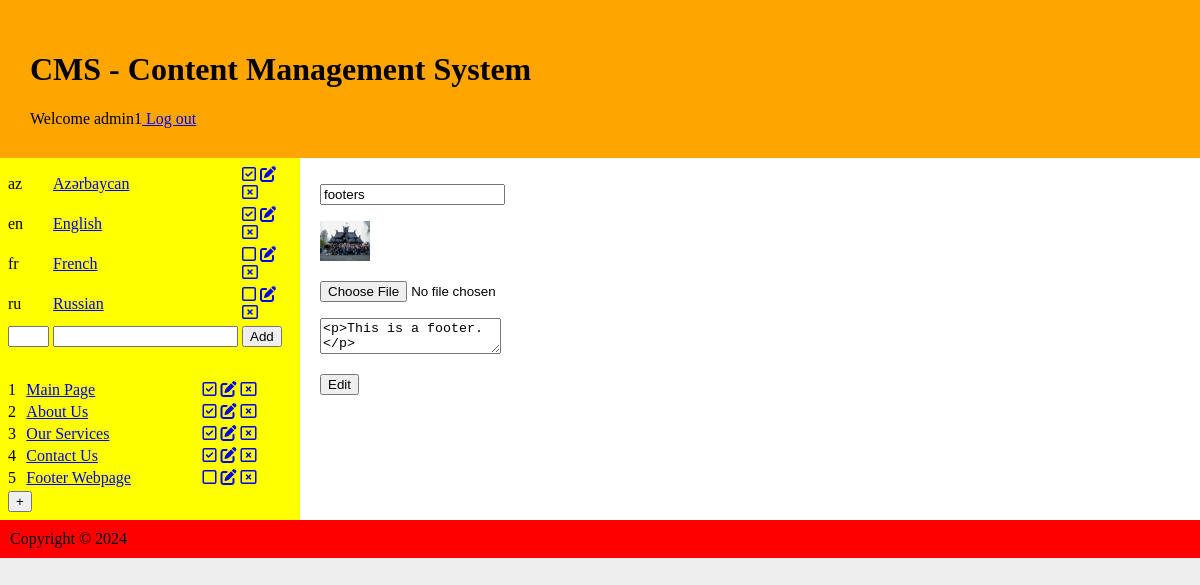
Screenshot of /admin/index.php?lang=2&action=ccheck&page=20 (signed in) with the database file from the repository.
### tables this page shows
CREATE TABLE `language` (
  `id` int(11) NOT NULL,
  `short` char(2) NOT NULL,
  `full` varchar(16) NOT NULL,
  `status` int(11) NOT NULL
);

CREATE TABLE `menu` (
  `id` int(11) NOT NULL,
  `lang` int(11) NOT NULL,
  `name` varchar(128) DEFAULT NULL,
  `order` int(11) NOT NULL,
  `status` int(11) NOT NULL
);

CREATE TABLE `content` (
  `id` int(11) NOT NULL,
  `menu` int(11) NOT NULL,
  `title` varchar(128) NOT NULL,
  `text` text NOT NULL,
  `image` varchar(32) NOT NULL
);

### admin/index.php (the view, shortened to what this page needs)
<?php
require_once "../db.php";
require_once "upload.php";
if ($action == "ldel") {
    $sql = "DELETE FROM `language` WHERE `id`=$lid";
} elseif ($action == "ladd" && $lshort != '' && $lfull != '') {
    $sql = "INSERT INTO `language` (`short`, `full`, `status`) VALUES ('$lshort', '$lfull', 0)";
    header("Location: index.php");
} elseif ($action == "lcheck") {
    $sql = "UPDATE `language` SET `status`=" . (1 - $lstatus) . " WHERE `id`=$lid";
} elseif ($action == "ledit") {
    $laction = 'lupdate';
    $lbutton = 'Edit';
} elseif ($action == "lupdate") {
    $sql = "UPDATE `language` SET `short`='$lshort', `full`='$lfull'  WHERE `id`=$lid";
    header("Location: index.php");
} elseif ($action == "mdel") {
    $sql = "DELETE FROM `menu` WHERE `id`=$mid";
} elseif ($action == "madd" && $morder != '' && $mname != '') {
    $sql = "INSERT INTO `menu` (`lang`, `order`, `name`, `status`) VALUES ($lang, '$morder', '$mname', 0)";
    header("Location: index.php");
} elseif ($action == "mcheck") {
    $sql = "UPDATE `menu` SET `status`=" . (1 - $mstatus) . " WHERE `id`=$mid";
} elseif ($action == "medit") {
    $maction = 'mupdate';
    $mbutton = 'Edit';
    $openModal = 'showmodal()';
} elseif ($action == "mupdate") {
    $sql = "UPDATE `menu` SET `order`='$morder', `name`='$mname'  WHERE `id`=$mid";
    header("Location: index.php");
} elseif ($action == "ccheck") {
    $sql = "SELECT `id` FROM `content` WHERE `menu`=$page";
    if (mysqli_num_rows(mysqli_query($conn, $sql))) {
        $cbutton = 'Edit';
    }
} elseif ($action == "cadd") {
    $picture = $file ?? "";
    $sql = "INSERT INTO `content` (`menu`, `title`, `text`, `image`) VALUES ($page, '$ctitle', '$ctext', '$picture')";
    header("Location: index.php");
} elseif ($action == "cupdate") {
    $picture = $file ?? "";
    $sql = "UPDATE `content` SET `title`='$ctitle', `text`='$ctext', `image`='$picture'  WHERE `menu`=$page";
    header("Location: index.php");
} elseif ($action == "logout") {
    session_unset();
    session_destroy();
    header("Location: login.php");
    die();
}
if ($sql) mysqli_query($conn, $sql);
?>
<!DOCTYPE html>
<html lang="en">
<head>
    <link rel="stylesheet" href="https://cdnjs.cloudflare.com/ajax/libs/font-awesome/6.5.2/css/all.min.css" />
    <link rel="stylesheet" href="../style.css" />
</head>
<body>
    <div>
        <header>
            <h1>CMS - Content Management System</h1>
            <div>Welcome <?= $_SESSION["user"] ?><a href="?action=logout"> Log out</a></div>
        </header>
        <main>
            <aside>
                <table>
                    <?php
                    $sql = "SELECT * FROM `language` ORDER BY `short`";
                    $result = mysqli_query($conn, $sql);
                    while ($row = mysqli_fetch_assoc($result)) {
                        echo '
                                    <tr>
                                        <td>' . $row["short"] . '</td>
                                        <td><a href="?lang=' . $row["id"] . '">' . $row["full"] . '</a></td>
                                        <td>
                                            <a href="?action=lcheck&lid=' . $row["id"] . '&lstatus=' . $row["status"] . '"><i class="far fa' . ($row["status"] ? '-check' : '') . '-square"></i></a>
                                            <a href="?action=ledit&lid=' . $row["id"] . '&lshort=' . $row["short"] . '&lfull=' . $row["full"] . '"><i class="fas fa-edit"></i></a>
                                            <a href="?action=ldel&lid=' . $row["id"] . '"><i class="far fa-window-close"></i></a>
                                        </td>
                                    </tr>
                                ';
                    }
                    ?>
                    <tr>
                        <form>
                            <td><input type="text" name="lshort" size="2" value="<?= $lshort ?>" /></td>
                            <td><input type="text" name="lfull" value="<?= $lfull ?>" /></td>
                            <td><input type="submit" value="<?= $lbutton ?>"></td>
                        </form>
                    </tr>
                </table>
                <br />
                <table>
                    <?php
                    $sql = "SELECT * FROM `menu` WHERE `lang`=$lang ORDER BY `order`";
                    $result = mysqli_query($conn, $sql);
                    while ($row = mysqli_fetch_assoc($result)) {
                        echo '
                                    <tr>
                                        <td>' . $row["order"] . '</td>
                                        <td><a href="?lang=' . $lang . '&action=ccheck&page=' . $row["id"] . '">' . $row["name"] . '</a></td>
                                        <td>
                                            <a href="?lang=' . $lang . '&action=mcheck&mid=' . $row["id"] . '&mstatus=' . $row["status"] . '"><i class="far fa' . ($row["status"] ? '-check' : '') . '-square"></i></a>
                                            <a href="?lang=' . $lang . '&action=medit&mid=' . $row["id"] . '&morder=' . $row["order"] . '&mname=' . $row["name"] . '"><i class="fas fa-edit"></i></a>
                                            <a href="?lang=' . $lang . '&action=mdel&mid=' . $row["id"] . '"><i class="far fa-window-close"></i></a>
                                        </td>
                                    </tr>
                                ';
                    }
                    ?>
                    <tr>
                        <td colspan="3"><button onclick="showmodal()">+</button></td>
                    </tr>
                </table>
            </aside>
            <section>
                <?php
                if ($page == 0) echo '<h3>Bir sehife secin</h3>';
                else {
                    $caction = "cupdate";
                    $sql = "SELECT * FROM `content` WHERE `menu`=$page";
                    $result = mysqli_query($conn, $sql);
                    if (mysqli_num_rows($result) > 0) {
                        $row = mysqli_fetch_assoc($result);
                        $title = $row["title"];
                        $text = $row["text"];
                        $img = $row["image"];
                    } else {
                        $caction = "cadd";
                        $title = "";
                        $text = "";
                        $img = "";
                    }
                    echo '
                                <form action="../admin/" method="POST" enctype="multipart/form-data">
                                    <input type="hidden" name="action" value="' . $caction . '" />
                                    <input type="hidden" name="lang" value="' . $lang . '" />
                                    <input type="hidden" name="page" value="' . $page . '" />
                                    <p><input type="text" name="ctitle" value="' . $title . '" class="long" /></p>
                                ';
                    echo $img ? '<img src="' . $img . '" style="width: 50px" />' : '';
                    echo '
                                    <p><input type="file" name="cimg" /></p>
                                    <p><textarea name="ctext" >' . $text . '</textarea></p>
                                    <p><input type="submit" name="submit" value="' . $cbutton . '" /></p>
                                </form>
                            ';
                }
                ?>
            </section>
        </main>
        <footer>
            Copyright &copy; <?= date('Y') ?>
        </footer>
    </div>
</body>
</html>

### style.css (style rules this page uses)
* { box-sizing: border-box; }
body { margin: 0; background: #eee; }
header { padding: 30px; background: orange; }
main { display: flex }
aside { width: 25%; background: yellow; }
section { width: 75%; background: white; padding: 10px 20px; }
footer { padding: 10px; background: red }
main img { width: 100%; }
table { padding: 5px; width: 100% }

### rows the page displays
language: short "az", full "Azərbaycan", status 1 (drawn)
language: short "en", full "English", status 1 (drawn)
language: short "fr", full "French", status 0 (drawn)
language: short "ru", full "Russian", status 0 (drawn)
menu: order "1", name "Main Page", status 1 (drawn)
menu: order "2", name "About Us", status 1 (drawn)
menu: order "3", name "Our Services", status 1 (drawn)
menu: order "4", name "Contact Us", status 1 (drawn)
menu: order "5", name "Footer Webpage", status 0 (drawn)
content: ctitle "footers", image (picture), ctext "<p>This is a footer.</p>"

### other values shown
$_SESSION["user"] "admin1"
